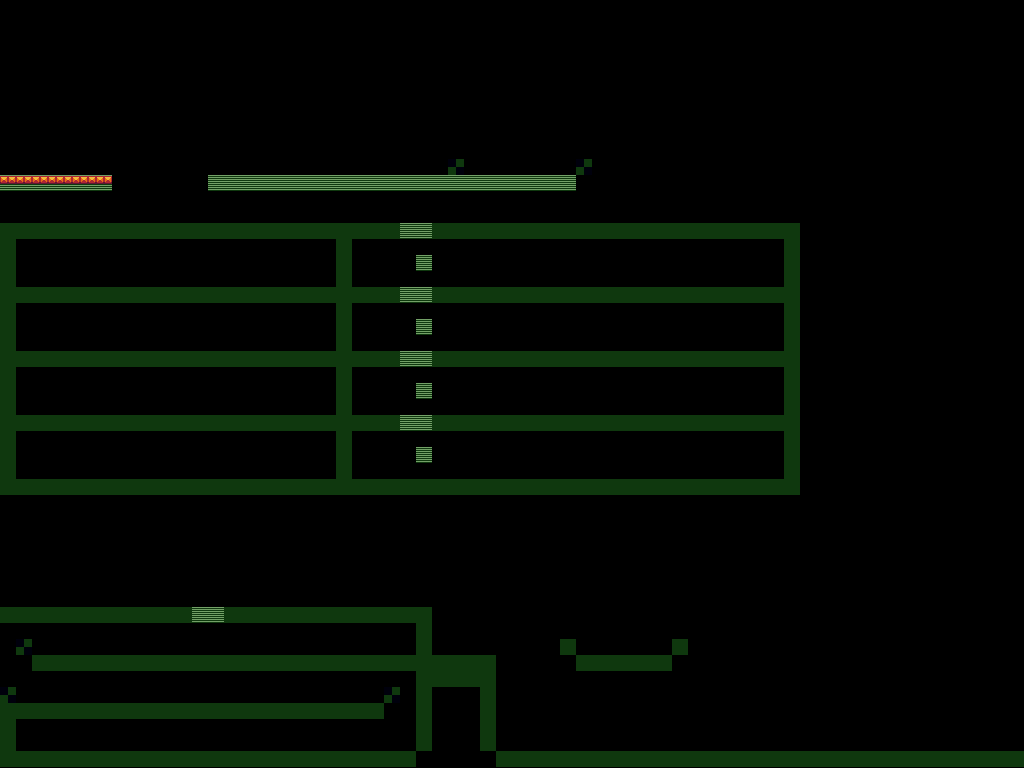

This is a level from a 2D game, rendered from its Tiled map with the project's own tilesets. A one-line summary and the map file follow, with tile-layer data summarised:
An orthogonal 64x48 tile map with 16x16 px tiles, 2 tile layers (collision, Calque 1), 2 tilesets and 7 objects (6x ennemy, player).

<map version="1.0" orientation="orthogonal" renderorder="right-down" width="64" height="48" tilewidth="16" tileheight="16" nextobjectid="41">
 <tileset firstgid="1" source="spritesheet_base_collision.tsx" />
 <tileset firstgid="17" source="arcade_platformerV2.tsx" />
 <layer name="collision" width="64" height="48" offsetx="0.5" offsety="-1.5">
  <data>[3072 cells, 489 non-empty, 3 distinct tile ids]</data>
 </layer>
 <layer name="Calque 1" width="64" height="48">
  <data>[3072 cells, 7 non-empty, 1 distinct tile ids]</data>
 </layer>
 <objectgroup name="objet" offsetx="0.454545" offsety="-1.81818">
  <object id="1" name="player" x="219.75" y="195.25" width="17" height="21" />
  <object id="35" name="ennemy" x="506.545" y="135.818" width="24" height="27" />
  <object id="36" name="ennemy" x="134.545" y="248.818" width="24" height="27" />
  <object id="37" name="ennemy" x="134.545" y="248.818" width="24" height="27" />
  <object id="38" name="ennemy" x="130.545" y="383.818" width="24" height="27" />
  <object id="39" name="ennemy" x="197.545" y="315.818" width="24" height="27" />
  <object id="40" name="ennemy" x="168.545" y="446.818" width="24" height="27" />
 </objectgroup>
</map>
